Frame 1 (no input): blank canvas, image omitted
Frame 60 (the mouse pressed at the canvas centre just before this capture): blank canvas, image omitted
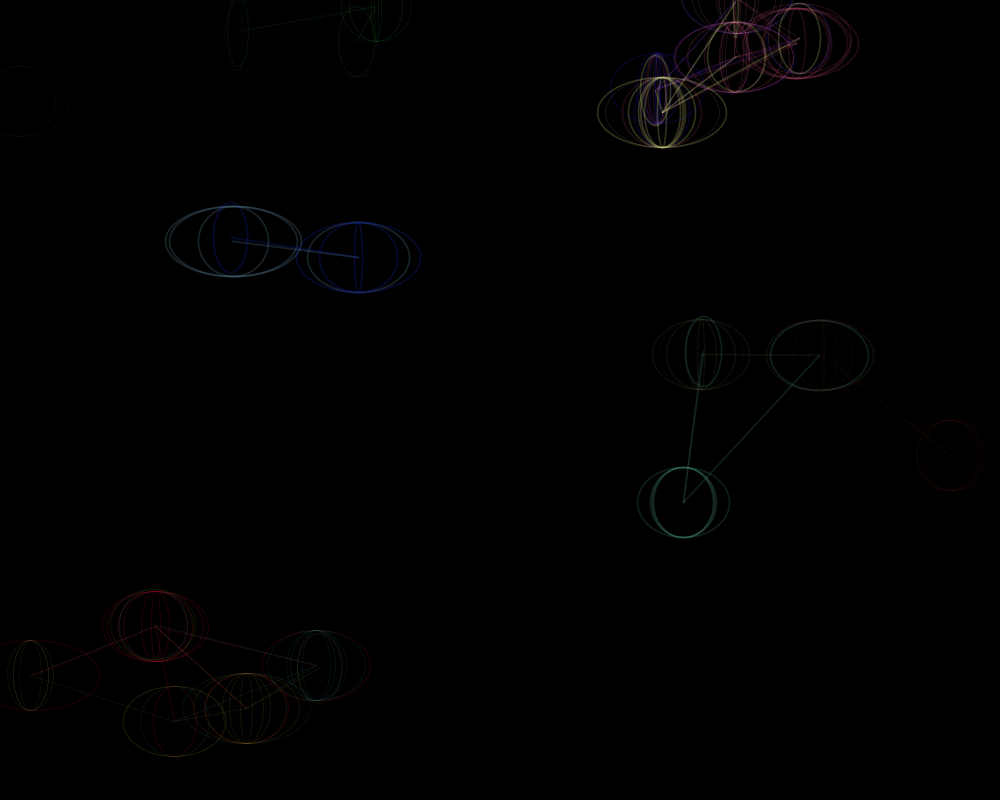
Frame 120 (the mouse held since frame 60 and released just before this capture)

The Processing sketch whose frames 1 and 60 were blank and that drew this single picture after the mouse press (run headless with seeded random() and noise(); from frame 60 on, the mouse is pressed at the canvas centre):

// Processing sketch: processing_91471
// ── processing_91471.pde

//Lucy Barker
// Introduction to Digital Design, u 8196, Sem 1, Uni of Canberra 2013, MA Digital Design 103JA

// this code has been adapted from a a project in Mitchell Whitelaws class on Swarm properties.

// it demonstrates CUSTOM CLASSES and objects (with constructors), ArrayLists, functions (with arguements), iteration, keyboard interaction, saving files


Dot myDot; // declare a variable to store my object in
ArrayList swarm = new ArrayList(); // create a new ArrayList called 'swarm'

void setup() {//vital function runs once at the start
  size(1000,800);//set the size of the page at 800 pix wide by 800pix high
  background(0);// set the background colour to white
 
}


void draw() {//the draw function runs continuously (30 frames sec) and calls on all the other custom functions we created on the object/class tab
background(0);
   
  for (int i=0; i<swarm.size(); i++){ // the for structure tells it to loop through the ArrayList infintiely as it has no fixed size.  See previous code sketches for more in depth description of how the for structure loop works.
    Dot freshDot = (Dot) swarm.get(i); // get an object 'Dot' out of the Array List'swarm' and call it freshDot
    freshDot.render(); // draw my new object, as specified on our custom class tab.  This will not happen until mouse is pressed and the variables of the ellipse (pos.x, pos.y, diam, diam) are given any meaningful value.
    freshDot.move();// make my new object
    freshDot.cohere();//make my object stick close to the others, as specified on our custom class tab
    freshDot.align();//make my object travel at the same velocity to the others, as specified on our custom class tab
    freshDot.avoid();//make my object avoid touching the others, as specified on our custom class tab
    //freshDot.toMouse();//this function will cause the objects to move towards the mouse but I don't want to use it in this instance.
   freshDot.bounce();//make my object bounce off the sides if it hits the edges of the page
  }
 
}

void mousePressed(){//calls the folllowing to occur when the mouse is pressed
 for (int i=0; i<20; i++){// each time the mouse is pressed it will create 20 iterations or 'instnaces' of our object.  For more detailed description of how this works refer to a previous sketch.
 //PVector newpos = new PVector(mouseX,mouseY);//this code which is turned off would cause the 20objects to appear at the location the mouse is pressed.
PVector newpos = new PVector(random(width),random(height));// here we declare a new PVector 'newpos' which has it's position anyway on the screen.
  myDot = new Dot( newpos, 3 ); // here we refer back to our object 'constructor' on the other tab. With the click of the mouse our new object is assigned a random position and a diamneter of 3. The info is then stored in myDot.
  swarm.add(myDot); // here we add the data assigned to 'myDot' to our ArrayList 'swarm'
 }
}
class Dot { // here I am creating a CUSTOM CLASS, signified with a capital letter.
  // a class in composed of both data and functions which is represented as OBJECTS.

  // I now go on to create a template for my OBJECT.
  //It will describe both the state(data) and the behaviour(function) of the object.  
  //We can use this model to represent real world objects

  float diam; // declare a variable to describe the size of the dot, 'it's diameter'
  PVector pos; // declare 'pos'the position of a Dot (as a PVector)
  PVector vel; // declare a variable 'vel' the velocity of a Dot (as a PVector)
  PVector acc; // declare a variable 'acc' the acceleration of a Dot (as a PVector)
  color col;//declare 'col' a variable for the colour of a Dot

  int avoid_distance = 15;//declare a variables and assign it values for the following ...
  float avoid_strength = 0.2;

  int cohere_distance = 120;
  float cohere_strength = 0.07;

  int align_distance = 30;
  float align_strength = 0.05;

  float mouse_attract = 0.05;

  float maxvel = 5;


  Dot( PVector _pos, float _diam ) { // constructor, belongs to the Class structure and functions to make a new object from the class 'Dot'
    // this function, with 2 arguments, runs once when the object is made
    // this is our personal object setup function
    pos = _pos; // assign our internal pos
    diam = _diam; // assign our internal diam
    vel = new PVector(random(-1, 1), random(-1, 1)); // initial velocity of dot will vary.
    col =  color(random(255), random(255), random(255), random(50, 150));
    acc = new PVector(0, 0);// starts with no acceleration.  If this were to be representative of an object in the real world,
    // such as a ball, we would add gravity in here
  }

  void render() { //  our function 'render' to show what the object looks like
   //add in some lines and circles connecting the points (or our objects Dot)
    stroke(col,random(180));//colour with our assigned variable col, randomise the 'alpha' value to add visual interest and help look like they are moving through space
    strokeWeight(random(2));
  for (int i=0; i<swarm.size(); i++) { // loop through the ArrayList created on the setup() tab, to store my Dot objects
      Dot neighbour = (Dot) swarm.get(i); // get one out of the ArrayList and declare it 'neighbour'
      float distance = pos.dist( neighbour.pos ); // distance from one Dot to the next
      if (distance < 200) { // if the distance between the concecutive points is less than the avoid distance specfied at the begining then we create a 'push'to move them apart
       line(pos.x,pos.y,neighbour.pos.x,neighbour.pos.y);//then draw a line
    noFill();
       ellipse(pos.x,pos.y,random(140),70);//draw ellipses at the end point of the lines
       ellipse(neighbour.pos.x,neighbour.pos.y,random(140),70);//draw ellipses at the end point of the lines, give them random widths so they look like they are revolving.
      }
    }
}

  void move() { // our 'move' function to animate the object

    //vel.mult(0.95); // because velocity is represented as a PVector we must use the '.mult' to multiply.  This amount represents friction. And is only needed when representing real life. 
    vel.add(acc); // update velocity vector by adding the current acceleration vector
    vel.limit(maxvel); // limit the velocity to a maximum value specified in our variable declared above.
    pos.add(vel); // update our position to create movement by adding the current velocity vector
    acc.mult(0); // then reset acceleration back to zero
  }

  void bounce() { // make a function that makes the Dots bounce back when they hit the edge of the page
    if (pos.x < 0) { // left edge 
      vel.x = vel.x * -1; // reverse the x velocity
    }

    if (pos.x > width) { // if our object Dot hits theright edge 
      vel.x = vel.x * -1; // reverse the x velocity
    }

    if (pos.y < 0) { // if our object Dot hits the top edge 
      vel.y=vel.y * -1; // reverse the y velocity
    }

    if (pos.y > height) { // bottom edge 
      vel.y = vel.y * -1; // reverse the y velocity
    }
  }

  //this function is not being called on in this sketch but has been left in so it can be easily called on if desired.
  void toMouse() {//this function we make causes the lines to 'chase' the mouse
    PVector m = new PVector(mouseX, mouseY);// mouse position signified by'm'
    PVector mpull = PVector.sub(m, pos);//velocity is the difference between these 2 points over time
    mpull.normalize();//make, mpull, a unit vector by setting it's length to 1
    mpull.mult(mouse_attract);// alter the speed the object moves towards the mouse by the variable factor 'mouse_attract' we created earlier
    acc.add(mpull);//add,mpull vector to acceleration
  }



  void avoid() { // this function we are about to create means the Dots or lines will avoid colliding.
    for (int i=0; i<swarm.size(); i++) { // loop through the ArrayList created on the setup() tab, to store my Dot objects
      Dot neighbour = (Dot) swarm.get(i); // get one out of the ArrayList and declare it 'neighbour'
      float distance = pos.dist( neighbour.pos ); // distance
      if (distance < avoid_distance) { // if the distance between the concecutive points is less than the avoid distance specfied at the begining then we create a 'push'to move them apart
        PVector push = PVector.sub(pos, neighbour.pos); // the 'push' or the velocity with which they move apart in calculated by the diff of the 2 positions
        push.normalize(); // scale the vector to 1
        push.mult(avoid_strength); // control this velocity by multiplying it by the 'avoid strength'specified at the beginning.
        acc.add(push); // add this vector to the global acceleration
      }
    }
  }

  void cohere() { // stick together
    // find the middle of my neighbour Dots 
    // and move towards that location 
    PVector mid_pos = new PVector(); // declare a new variable 'mid_pos' to store the average position of my neighbours
    int neighbour_count = 0; // declare a variable 'neighbour count' and set it at zero.

    for (int i=0; i<swarm.size(); i++) { // for the entire ArrayList of indefinite size
      Dot neighbour = (Dot) swarm.get(i); // get an object out and store it's info in 'neighbour'
      float distance = pos.dist( neighbour.pos ); // declare a variable 'distance'and set it as equal to the distance between our object and it's neighbour.
      if (distance < cohere_distance) { // if this distance is less than our variable set at the begining or in other words 'they are within a certain dist of each other'
        mid_pos.add(neighbour.pos); // then add my neighbours position to the average position of all our neighbours
        neighbour_count++; // now we need to add 1 to the neighbour count
      }
    }
    mid_pos.div( neighbour_count ); // now we need to divide the new mid_pos by the new neighbour count
    PVector pull = PVector.sub(mid_pos, pos); //  to make a pull velocity we need to subtract subtract the 2 positions, the mid position of all the neighbours, and the position of our current object.
    pull.normalize(); // scale the vector to 1
    pull.mult(cohere_strength); // multiply the pull vector by our variable 'cohere_strength'
    acc.add(pull); // add this pull vector to the global acceleration
  }

  void align() { // fly in the same direction and match speed ie match velocity as this pVector holds speed and direction info
    // find the average velocity of my neighbours
    // then head in that direction
    PVector ave_vel = new PVector(); // to store the average velocity
    int neighbour_count = 0; // neighbour count variable set at 0

    for (int i=0; i<swarm.size(); i++) { // loop through the list
      Dot neighbour = (Dot) swarm.get(i); // get an object out and store it's info in 'neighbour'
      float distance = pos.dist( neighbour.pos ); // declare a variable 'distance'and set it as equal to the distance between our object and it's neighbour.
      if (distance < align_distance) { // if this distance is less than our variable set at the begining or in other words 'they are within a certain dist of each other'
        ave_vel.add(neighbour.vel); // add my neighbours velocity to the average velocity
        neighbour_count++; // add 1 to the neighbour count
      }
    }
    ave_vel.div( neighbour_count ); // now to establish the new ave velocity divide by the neighbour count
    // make a pull by subtracting the positions
 ave_vel.normalize(); // first scale the velocity to 1
    ave_vel.mult(align_strength); // now multiply it by our variable 'align_strength'
    acc.add(ave_vel); // add this pull to the global acceleration
  }
}

void keyPressed() {
  if (key=='s') {
    save("spagetti.tiff");
  }
  if (key==' ') { //if space bar is pressed...
    background(0);
   swarm.clear();//clear the drawing
  }
}
